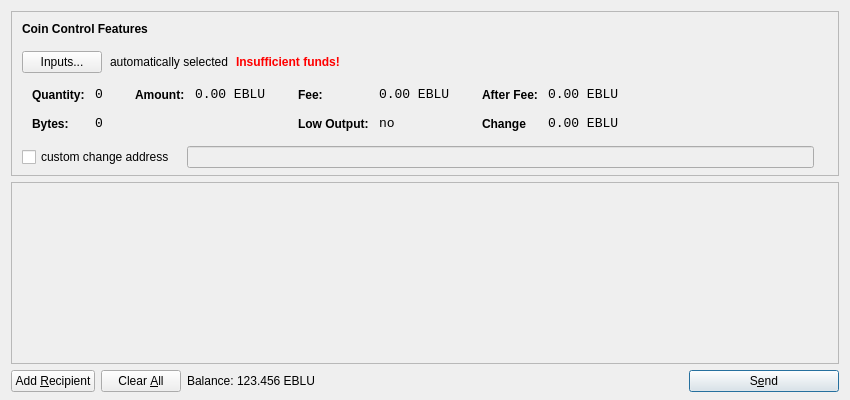
<?xml version="1.0" encoding="UTF-8"?>
<ui version="4.0">
 <class>SendCoinsDialog</class>
 <widget class="QDialog" name="SendCoinsDialog">
  <property name="geometry">
   <rect>
    <x>0</x>
    <y>0</y>
    <width>850</width>
    <height>400</height>
   </rect>
  </property>
  <property name="windowTitle">
   <string>Send Coins</string>
  </property>
  <layout class="QVBoxLayout" name="verticalLayout" stretch="0,1,0">
   <property name="bottomMargin">
    <number>8</number>
   </property>
   <item>
    <widget class="QFrame" name="frameCoinControl">
     <property name="sizePolicy">
      <sizepolicy hsizetype="Expanding" vsizetype="Expanding">
       <horstretch>0</horstretch>
       <verstretch>0</verstretch>
      </sizepolicy>
     </property>
     <property name="maximumSize">
      <size>
       <width>16777215</width>
       <height>16777215</height>
      </size>
     </property>
     <property name="frameShape">
      <enum>QFrame::StyledPanel</enum>
     </property>
     <property name="frameShadow">
      <enum>QFrame::Sunken</enum>
     </property>
     <layout class="QVBoxLayout" name="verticalLayoutCoinControl2">
      <property name="spacing">
       <number>-1</number>
      </property>
      <property name="leftMargin">
       <number>0</number>
      </property>
      <property name="topMargin">
       <number>0</number>
      </property>
      <property name="rightMargin">
       <number>0</number>
      </property>
      <property name="bottomMargin">
       <number>6</number>
      </property>
      <item>
       <layout class="QVBoxLayout" name="verticalLayoutCoinControl" stretch="0,0,0,0,1">
        <property name="spacing">
         <number>0</number>
        </property>
        <property name="leftMargin">
         <number>10</number>
        </property>
        <property name="topMargin">
         <number>10</number>
        </property>
        <item>
         <layout class="QHBoxLayout" name="horizontalLayoutCoinControl1">
          <property name="bottomMargin">
           <number>15</number>
          </property>
          <item>
           <widget class="QLabel" name="labelCoinControlFeatures">
            <property name="sizePolicy">
             <sizepolicy hsizetype="Preferred" vsizetype="Maximum">
              <horstretch>0</horstretch>
              <verstretch>0</verstretch>
             </sizepolicy>
            </property>
            <property name="font">
             <font>
              <weight>75</weight>
              <bold>true</bold>
             </font>
            </property>
            <property name="styleSheet">
             <string notr="true">font-weight:bold;</string>
            </property>
            <property name="text">
             <string>Coin Control Features</string>
            </property>
           </widget>
          </item>
         </layout>
        </item>
        <item>
         <layout class="QHBoxLayout" name="horizontalLayoutCoinControl2" stretch="0,0,0,0">
          <property name="spacing">
           <number>8</number>
          </property>
          <property name="bottomMargin">
           <number>10</number>
          </property>
          <item>
           <widget class="QPushButton" name="pushButtonCoinControl">
            <property name="styleSheet">
             <string notr="true"/>
            </property>
            <property name="text">
             <string>Inputs...</string>
            </property>
           </widget>
          </item>
          <item>
           <widget class="QLabel" name="labelCoinControlAutomaticallySelected">
            <property name="text">
             <string>automatically selected</string>
            </property>
            <property name="margin">
             <number>5</number>
            </property>
           </widget>
          </item>
          <item>
           <widget class="QLabel" name="labelCoinControlInsuffFunds">
            <property name="font">
             <font>
              <weight>75</weight>
              <bold>true</bold>
             </font>
            </property>
            <property name="styleSheet">
             <string notr="true">color:red;font-weight:bold;</string>
            </property>
            <property name="text">
             <string>Insufficient funds!</string>
            </property>
            <property name="margin">
             <number>5</number>
            </property>
           </widget>
          </item>
          <item>
           <spacer name="horizontalSpacerCoinControl">
            <property name="orientation">
             <enum>Qt::Horizontal</enum>
            </property>
            <property name="sizeHint" stdset="0">
             <size>
              <width>40</width>
              <height>1</height>
             </size>
            </property>
           </spacer>
          </item>
         </layout>
        </item>
        <item>
         <widget class="QWidget" name="widgetCoinControl" native="true">
          <property name="sizePolicy">
           <sizepolicy hsizetype="Preferred" vsizetype="Preferred">
            <horstretch>0</horstretch>
            <verstretch>0</verstretch>
           </sizepolicy>
          </property>
          <property name="minimumSize">
           <size>
            <width>0</width>
            <height>0</height>
           </size>
          </property>
          <property name="styleSheet">
           <string notr="true"/>
          </property>
          <layout class="QHBoxLayout" name="horizontalLayoutCoinControl5">
           <property name="margin">
            <number>0</number>
           </property>
           <item>
            <layout class="QHBoxLayout" name="horizontalLayoutCoinControl3" stretch="0,0,0,1">
             <property name="spacing">
              <number>20</number>
             </property>
             <property name="topMargin">
              <number>0</number>
             </property>
             <property name="bottomMargin">
              <number>10</number>
             </property>
             <item>
              <layout class="QFormLayout" name="formLayoutCoinControl1">
               <property name="horizontalSpacing">
                <number>10</number>
               </property>
               <property name="verticalSpacing">
                <number>14</number>
               </property>
               <property name="leftMargin">
                <number>10</number>
               </property>
               <property name="topMargin">
                <number>4</number>
               </property>
               <property name="rightMargin">
                <number>6</number>
               </property>
               <item row="0" column="0">
                <widget class="QLabel" name="labelCoinControlQuantityText">
                 <property name="styleSheet">
                  <string notr="true">font-weight:bold;</string>
                 </property>
                 <property name="text">
                  <string>Quantity:</string>
                 </property>
                 <property name="margin">
                  <number>0</number>
                 </property>
                </widget>
               </item>
               <item row="0" column="1">
                <widget class="QLabel" name="labelCoinControlQuantity">
                 <property name="font">
                  <font>
                   <family>Monospace</family>
                   <pointsize>10</pointsize>
                  </font>
                 </property>
                 <property name="cursor">
                  <cursorShape>IBeamCursor</cursorShape>
                 </property>
                 <property name="contextMenuPolicy">
                  <enum>Qt::ActionsContextMenu</enum>
                 </property>
                 <property name="text">
                  <string>0</string>
                 </property>
                 <property name="margin">
                  <number>0</number>
                 </property>
                 <property name="textInteractionFlags">
                  <set>Qt::LinksAccessibleByMouse|Qt::TextSelectableByKeyboard|Qt::TextSelectableByMouse</set>
                 </property>
                </widget>
               </item>
               <item row="1" column="0">
                <widget class="QLabel" name="labelCoinControlBytesText">
                 <property name="styleSheet">
                  <string notr="true">font-weight:bold;</string>
                 </property>
                 <property name="text">
                  <string>Bytes:</string>
                 </property>
                </widget>
               </item>
               <item row="1" column="1">
                <widget class="QLabel" name="labelCoinControlBytes">
                 <property name="font">
                  <font>
                   <family>Monospace</family>
                   <pointsize>10</pointsize>
                  </font>
                 </property>
                 <property name="cursor">
                  <cursorShape>IBeamCursor</cursorShape>
                 </property>
                 <property name="contextMenuPolicy">
                  <enum>Qt::ActionsContextMenu</enum>
                 </property>
                 <property name="text">
                  <string>0</string>
                 </property>
                 <property name="textInteractionFlags">
                  <set>Qt::LinksAccessibleByMouse|Qt::TextSelectableByKeyboard|Qt::TextSelectableByMouse</set>
                 </property>
                </widget>
               </item>
              </layout>
             </item>
             <item>
              <layout class="QFormLayout" name="formLayoutCoinControl2">
               <property name="horizontalSpacing">
                <number>10</number>
               </property>
               <property name="verticalSpacing">
                <number>14</number>
               </property>
               <property name="leftMargin">
                <number>6</number>
               </property>
               <property name="topMargin">
                <number>4</number>
               </property>
               <property name="rightMargin">
                <number>6</number>
               </property>
               <item row="0" column="0">
                <widget class="QLabel" name="labelCoinControlAmountText">
                 <property name="styleSheet">
                  <string notr="true">font-weight:bold;</string>
                 </property>
                 <property name="text">
                  <string>Amount:</string>
                 </property>
                 <property name="margin">
                  <number>0</number>
                 </property>
                </widget>
               </item>
               <item row="0" column="1">
                <widget class="QLabel" name="labelCoinControlAmount">
                 <property name="font">
                  <font>
                   <family>Monospace</family>
                   <pointsize>10</pointsize>
                  </font>
                 </property>
                 <property name="cursor">
                  <cursorShape>IBeamCursor</cursorShape>
                 </property>
                 <property name="contextMenuPolicy">
                  <enum>Qt::ActionsContextMenu</enum>
                 </property>
                 <property name="text">
                  <string notr="true">0.00 EBLU</string>
                 </property>
                 <property name="textInteractionFlags">
                  <set>Qt::LinksAccessibleByMouse|Qt::TextSelectableByKeyboard|Qt::TextSelectableByMouse</set>
                 </property>
                </widget>
               </item>
              </layout>
             </item>
             <item>
              <layout class="QFormLayout" name="formLayoutCoinControl3">
               <property name="horizontalSpacing">
                <number>10</number>
               </property>
               <property name="verticalSpacing">
                <number>14</number>
               </property>
               <property name="leftMargin">
                <number>6</number>
               </property>
               <property name="topMargin">
                <number>4</number>
               </property>
               <property name="rightMargin">
                <number>6</number>
               </property>
               <item row="0" column="0">
                <widget class="QLabel" name="labelCoinControlFeeText">
                 <property name="styleSheet">
                  <string notr="true">font-weight:bold;</string>
                 </property>
                 <property name="text">
                  <string>Fee:</string>
                 </property>
                 <property name="margin">
                  <number>0</number>
                 </property>
                </widget>
               </item>
               <item row="0" column="1">
                <widget class="QLabel" name="labelCoinControlFee">
                 <property name="font">
                  <font>
                   <family>Monospace</family>
                   <pointsize>10</pointsize>
                  </font>
                 </property>
                 <property name="cursor">
                  <cursorShape>IBeamCursor</cursorShape>
                 </property>
                 <property name="contextMenuPolicy">
                  <enum>Qt::ActionsContextMenu</enum>
                 </property>
                 <property name="text">
                  <string notr="true">0.00 EBLU</string>
                 </property>
                 <property name="textInteractionFlags">
                  <set>Qt::LinksAccessibleByMouse|Qt::TextSelectableByKeyboard|Qt::TextSelectableByMouse</set>
                 </property>
                </widget>
               </item>
               <item row="1" column="0">
                <widget class="QLabel" name="labelCoinControlLowOutputText">
                 <property name="styleSheet">
                  <string notr="true">font-weight:bold;</string>
                 </property>
                 <property name="text">
                  <string>Low Output:</string>
                 </property>
                </widget>
               </item>
               <item row="1" column="1">
                <widget class="QLabel" name="labelCoinControlLowOutput">
                 <property name="font">
                  <font>
                   <family>Monospace</family>
                   <pointsize>10</pointsize>
                  </font>
                 </property>
                 <property name="cursor">
                  <cursorShape>IBeamCursor</cursorShape>
                 </property>
                 <property name="contextMenuPolicy">
                  <enum>Qt::ActionsContextMenu</enum>
                 </property>
                 <property name="text">
                  <string>no</string>
                 </property>
                 <property name="textInteractionFlags">
                  <set>Qt::LinksAccessibleByMouse|Qt::TextSelectableByKeyboard|Qt::TextSelectableByMouse</set>
                 </property>
                </widget>
               </item>
              </layout>
             </item>
             <item>
              <layout class="QFormLayout" name="formLayoutCoinControl4">
               <property name="horizontalSpacing">
                <number>10</number>
               </property>
               <property name="verticalSpacing">
                <number>14</number>
               </property>
               <property name="leftMargin">
                <number>6</number>
               </property>
               <property name="topMargin">
                <number>4</number>
               </property>
               <property name="rightMargin">
                <number>6</number>
               </property>
               <item row="0" column="0">
                <widget class="QLabel" name="labelCoinControlAfterFeeText">
                 <property name="styleSheet">
                  <string notr="true">font-weight:bold;</string>
                 </property>
                 <property name="text">
                  <string>After Fee:</string>
                 </property>
                 <property name="margin">
                  <number>0</number>
                 </property>
                </widget>
               </item>
               <item row="0" column="1">
                <widget class="QLabel" name="labelCoinControlAfterFee">
                 <property name="font">
                  <font>
                   <family>Monospace</family>
                   <pointsize>10</pointsize>
                  </font>
                 </property>
                 <property name="cursor">
                  <cursorShape>IBeamCursor</cursorShape>
                 </property>
                 <property name="contextMenuPolicy">
                  <enum>Qt::ActionsContextMenu</enum>
                 </property>
                 <property name="text">
                  <string notr="true">0.00 EBLU</string>
                 </property>
                 <property name="textInteractionFlags">
                  <set>Qt::LinksAccessibleByMouse|Qt::TextSelectableByKeyboard|Qt::TextSelectableByMouse</set>
                 </property>
                </widget>
               </item>
               <item row="1" column="0">
                <widget class="QLabel" name="labelCoinControlChangeText">
                 <property name="styleSheet">
                  <string notr="true">font-weight:bold;</string>
                 </property>
                 <property name="text">
                  <string>Change</string>
                 </property>
                </widget>
               </item>
               <item row="1" column="1">
                <widget class="QLabel" name="labelCoinControlChange">
                 <property name="font">
                  <font>
                   <family>Monospace</family>
                   <pointsize>10</pointsize>
                  </font>
                 </property>
                 <property name="cursor">
                  <cursorShape>IBeamCursor</cursorShape>
                 </property>
                 <property name="contextMenuPolicy">
                  <enum>Qt::ActionsContextMenu</enum>
                 </property>
                 <property name="text">
                  <string notr="true">0.00 EBLU</string>
                 </property>
                 <property name="textInteractionFlags">
                  <set>Qt::LinksAccessibleByMouse|Qt::TextSelectableByKeyboard|Qt::TextSelectableByMouse</set>
                 </property>
                </widget>
               </item>
              </layout>
             </item>
            </layout>
           </item>
          </layout>
         </widget>
        </item>
        <item>
         <layout class="QHBoxLayout" name="horizontalLayoutCoinControl4" stretch="0,0,0">
          <property name="spacing">
           <number>12</number>
          </property>
          <property name="sizeConstraint">
           <enum>QLayout::SetDefaultConstraint</enum>
          </property>
          <property name="topMargin">
           <number>5</number>
          </property>
          <property name="rightMargin">
           <number>5</number>
          </property>
          <item>
           <widget class="QCheckBox" name="checkBoxCoinControlChange">
            <property name="text">
             <string>custom change address</string>
            </property>
           </widget>
          </item>
          <item>
           <widget class="QLineEdit" name="lineEditCoinControlChange">
            <property name="enabled">
             <bool>false</bool>
            </property>
            <property name="sizePolicy">
             <sizepolicy hsizetype="Expanding" vsizetype="Fixed">
              <horstretch>0</horstretch>
              <verstretch>0</verstretch>
             </sizepolicy>
            </property>
           </widget>
          </item>
          <item>
           <widget class="QLabel" name="labelCoinControlChangeLabel">
            <property name="sizePolicy">
             <sizepolicy hsizetype="Preferred" vsizetype="Expanding">
              <horstretch>0</horstretch>
              <verstretch>0</verstretch>
             </sizepolicy>
            </property>
            <property name="minimumSize">
             <size>
              <width>0</width>
              <height>0</height>
             </size>
            </property>
            <property name="text">
             <string/>
            </property>
            <property name="margin">
             <number>3</number>
            </property>
           </widget>
          </item>
         </layout>
        </item>
        <item>
         <spacer name="verticalSpacerCoinControl">
          <property name="orientation">
           <enum>Qt::Vertical</enum>
          </property>
          <property name="sizeHint" stdset="0">
           <size>
            <width>800</width>
            <height>1</height>
           </size>
          </property>
         </spacer>
        </item>
       </layout>
      </item>
     </layout>
    </widget>
   </item>
   <item>
    <widget class="QScrollArea" name="scrollArea">
     <property name="widgetResizable">
      <bool>true</bool>
     </property>
     <widget class="QWidget" name="scrollAreaWidgetContents">
      <property name="geometry">
       <rect>
        <x>0</x>
        <y>0</y>
        <width>830</width>
        <height>165</height>
       </rect>
      </property>
      <layout class="QVBoxLayout" name="verticalLayout_2">
       <property name="margin">
        <number>0</number>
       </property>
       <item>
        <layout class="QVBoxLayout" name="entries">
         <property name="spacing">
          <number>6</number>
         </property>
        </layout>
       </item>
       <item>
        <spacer name="verticalSpacer">
         <property name="orientation">
          <enum>Qt::Vertical</enum>
         </property>
         <property name="sizeHint" stdset="0">
          <size>
           <width>20</width>
           <height>40</height>
          </size>
         </property>
        </spacer>
       </item>
      </layout>
     </widget>
    </widget>
   </item>
   <item>
    <layout class="QHBoxLayout" name="horizontalLayout">
     <item>
      <widget class="QPushButton" name="addButton">
       <property name="toolTip">
        <string>Send to multiple recipients at once</string>
       </property>
       <property name="text">
        <string>Add &amp;Recipient</string>
       </property>
       <property name="autoDefault">
        <bool>false</bool>
       </property>
      </widget>
     </item>
     <item>
      <widget class="QPushButton" name="clearButton">
       <property name="sizePolicy">
        <sizepolicy hsizetype="Minimum" vsizetype="Fixed">
         <horstretch>0</horstretch>
         <verstretch>0</verstretch>
        </sizepolicy>
       </property>
       <property name="toolTip">
        <string>Remove all transaction fields</string>
       </property>
       <property name="text">
        <string>Clear &amp;All</string>
       </property>
       <property name="autoRepeatDelay">
        <number>300</number>
       </property>
       <property name="autoDefault">
        <bool>false</bool>
       </property>
      </widget>
     </item>
     <item>
      <layout class="QHBoxLayout" name="horizontalLayout_2">
       <property name="spacing">
        <number>3</number>
       </property>
       <item>
        <widget class="QLabel" name="label">
         <property name="sizePolicy">
          <sizepolicy hsizetype="Preferred" vsizetype="Fixed">
           <horstretch>0</horstretch>
           <verstretch>0</verstretch>
          </sizepolicy>
         </property>
         <property name="text">
          <string>Balance:</string>
         </property>
        </widget>
       </item>
       <item>
        <widget class="QLabel" name="labelBalance">
         <property name="sizePolicy">
          <sizepolicy hsizetype="Preferred" vsizetype="Fixed">
           <horstretch>0</horstretch>
           <verstretch>0</verstretch>
          </sizepolicy>
         </property>
         <property name="cursor">
          <cursorShape>IBeamCursor</cursorShape>
         </property>
         <property name="text">
          <string notr="true">123.456 EBLU</string>
         </property>
         <property name="textInteractionFlags">
          <set>Qt::LinksAccessibleByMouse|Qt::TextSelectableByKeyboard|Qt::TextSelectableByMouse</set>
         </property>
        </widget>
       </item>
      </layout>
     </item>
     <item>
      <spacer name="horizontalSpacer">
       <property name="orientation">
        <enum>Qt::Horizontal</enum>
       </property>
       <property name="sizeHint" stdset="0">
        <size>
         <width>40</width>
         <height>20</height>
        </size>
       </property>
      </spacer>
     </item>
     <item>
      <widget class="QPushButton" name="sendButton">
       <property name="minimumSize">
        <size>
         <width>150</width>
         <height>0</height>
        </size>
       </property>
       <property name="toolTip">
        <string>Confirm the send action</string>
       </property>
       <property name="text">
        <string>S&amp;end</string>
       </property>
       <property name="icon">
        <iconset resource="../bitcoin.qrc">
         <normaloff>:/icons/send</normaloff>:/icons/send</iconset>
       </property>
       <property name="default">
        <bool>true</bool>
       </property>
      </widget>
     </item>
    </layout>
   </item>
  </layout>
 </widget>
 <resources>
  <include location="../bitcoin.qrc"/>
 </resources>
 <connections/>
</ui>
